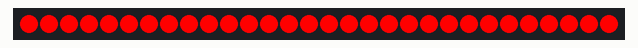
The sketch below on a simulated Arduino Uno, built with avr-gcc and run on an emulated ATmega328P. On the bench: 30 RGB LEDs in strip order, left to right. Dim RGB values are drawn brighter than linear.

Above: at 0.16 s.
At 3.57 s:
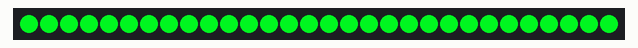
At 6.98 s:
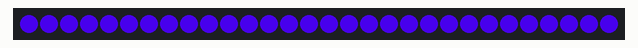
At 11.7 s:
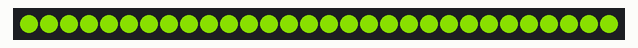
At 17.28 s:
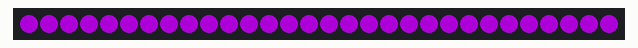
At 37.21 s:
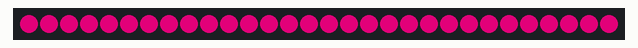

The sketch:

Fade.ino
```cpp
#include <Adafruit_NeoPixel.h>

#define PIN            10
#define NUMPIXELS      30

Adafruit_NeoPixel pixels = Adafruit_NeoPixel(NUMPIXELS, PIN, NEO_GRBW + NEO_KHZ800);

void setup() {
  pixels.begin();
  setColor(255, 0, 0, 0);
  pixels.show();
}

int state = 0;

void loop() {
  if (state == 0) {
    fadeColor(255, 0, 0, 0, 255, 0);
    state = 1;
  }
  if (state == 1) {
    fadeColor(0, 255, 0, 0, 0, 255);
    state = 2;
  }
  if (state == 2) {
    fadeColor(0, 0, 255, 255, 0, 0);
    state = 0;
  }
  delay(500);
}

void fadeColor(int rStart, int gStart, int bStart, int rEnd, int gEnd, int bEnd) {
  int n = 256;
  for (int i = 0; i < n; i++)
  {
      setColor(
        rStart + (rEnd - rStart) * i / n,
        gStart + (gEnd - gStart) * i / n,
        bStart + (bEnd - bStart) * i / n,
        0
        );

      delay(10);
  }
}

void setColor(int red, int green, int blue, int white) {
  for(int i = 0 ; i < NUMPIXELS ; i++){
    pixels.setPixelColor(i, red, green, blue, white);
  }
  pixels.show();
}
```
